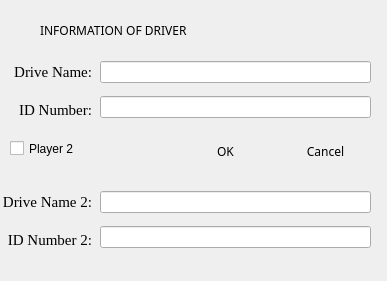
<?xml version="1.0" encoding="UTF-8"?>
<ui version="4.0">
 <class>Initialize_Dialog</class>
 <widget class="QDialog" name="Initialize_Dialog">
  <property name="geometry">
   <rect>
    <x>0</x>
    <y>0</y>
    <width>387</width>
    <height>281</height>
   </rect>
  </property>
  <property name="windowTitle">
   <string>Dialog</string>
  </property>
  <widget class="QDialogButtonBox" name="buttonBox">
   <property name="geometry">
    <rect>
     <x>10</x>
     <y>440</y>
     <width>621</width>
     <height>32</height>
    </rect>
   </property>
   <property name="orientation">
    <enum>Qt::Horizontal</enum>
   </property>
   <property name="standardButtons">
    <set>QDialogButtonBox::Cancel|QDialogButtonBox::Ok</set>
   </property>
  </widget>
  <widget class="QLabel" name="title_LB">
   <property name="geometry">
    <rect>
     <x>40</x>
     <y>15</y>
     <width>311</width>
     <height>31</height>
    </rect>
   </property>
   <property name="font">
    <font>
     <family>Wide Latin</family>
     <pointsize>9</pointsize>
     <weight>50</weight>
     <bold>false</bold>
    </font>
   </property>
   <property name="text">
    <string>INFORMATION OF DRIVER</string>
   </property>
  </widget>
  <widget class="QWidget" name="layoutWidget_3">
   <property name="geometry">
    <rect>
     <x>0</x>
     <y>185</y>
     <width>92</width>
     <height>71</height>
    </rect>
   </property>
   <layout class="QVBoxLayout" name="verticalLayout_4">
    <item>
     <widget class="QLabel" name="Driver_nameLB_2">
      <property name="font">
       <font>
        <family>Times New Roman</family>
        <pointsize>11</pointsize>
       </font>
      </property>
      <property name="text">
       <string>Drive Name 2:</string>
      </property>
      <property name="alignment">
       <set>Qt::AlignRight|Qt::AlignTrailing|Qt::AlignVCenter</set>
      </property>
     </widget>
    </item>
    <item>
     <widget class="QLabel" name="ID_numLB_2">
      <property name="font">
       <font>
        <family>Times New Roman</family>
        <pointsize>11</pointsize>
       </font>
      </property>
      <property name="text">
       <string>ID Number 2:</string>
      </property>
      <property name="alignment">
       <set>Qt::AlignRight|Qt::AlignTrailing|Qt::AlignVCenter</set>
      </property>
     </widget>
    </item>
   </layout>
  </widget>
  <widget class="QWidget" name="layoutWidget">
   <property name="geometry">
    <rect>
     <x>100</x>
     <y>54</y>
     <width>271</width>
     <height>71</height>
    </rect>
   </property>
   <layout class="QVBoxLayout" name="verticalLayout_2">
    <item>
     <widget class="QLineEdit" name="DName_TB"/>
    </item>
    <item>
     <widget class="QLineEdit" name="ID_TB"/>
    </item>
   </layout>
  </widget>
  <widget class="QWidget" name="layoutWidget_2">
   <property name="geometry">
    <rect>
     <x>0</x>
     <y>55</y>
     <width>92</width>
     <height>71</height>
    </rect>
   </property>
   <layout class="QVBoxLayout" name="verticalLayout">
    <item>
     <widget class="QLabel" name="Driver_nameLB">
      <property name="font">
       <font>
        <family>Times New Roman</family>
        <pointsize>11</pointsize>
       </font>
      </property>
      <property name="text">
       <string>Drive Name:</string>
      </property>
      <property name="alignment">
       <set>Qt::AlignRight|Qt::AlignTrailing|Qt::AlignVCenter</set>
      </property>
     </widget>
    </item>
    <item>
     <widget class="QLabel" name="ID_numLB">
      <property name="font">
       <font>
        <family>Times New Roman</family>
        <pointsize>11</pointsize>
       </font>
      </property>
      <property name="text">
       <string>ID Number:</string>
      </property>
      <property name="alignment">
       <set>Qt::AlignRight|Qt::AlignTrailing|Qt::AlignVCenter</set>
      </property>
     </widget>
    </item>
   </layout>
  </widget>
  <widget class="QCheckBox" name="P2_checkBox">
   <property name="geometry">
    <rect>
     <x>10</x>
     <y>140</y>
     <width>70</width>
     <height>17</height>
    </rect>
   </property>
   <property name="text">
    <string>Player 2</string>
   </property>
  </widget>
  <widget class="QWidget" name="layoutWidget_4">
   <property name="geometry">
    <rect>
     <x>100</x>
     <y>184</y>
     <width>271</width>
     <height>71</height>
    </rect>
   </property>
   <layout class="QVBoxLayout" name="verticalLayout_3">
    <item>
     <widget class="QLineEdit" name="DName_TB_2"/>
    </item>
    <item>
     <widget class="QLineEdit" name="ID_TB_2"/>
    </item>
   </layout>
  </widget>
  <widget class="QPushButton" name="Cancel_Button">
   <property name="geometry">
    <rect>
     <x>280</x>
     <y>140</y>
     <width>91</width>
     <height>23</height>
    </rect>
   </property>
   <property name="font">
    <font>
     <family>Wide Latin</family>
    </font>
   </property>
   <property name="text">
    <string>Cancel</string>
   </property>
   <property name="flat">
    <bool>true</bool>
   </property>
  </widget>
  <widget class="QPushButton" name="OK_Button">
   <property name="enabled">
    <bool>true</bool>
   </property>
   <property name="geometry">
    <rect>
     <x>180</x>
     <y>140</y>
     <width>91</width>
     <height>23</height>
    </rect>
   </property>
   <property name="font">
    <font>
     <family>Wide Latin</family>
    </font>
   </property>
   <property name="text">
    <string>OK</string>
   </property>
   <property name="flat">
    <bool>true</bool>
   </property>
  </widget>
 </widget>
 <resources/>
 <connections>
  <connection>
   <sender>buttonBox</sender>
   <signal>accepted()</signal>
   <receiver>Initialize_Dialog</receiver>
   <slot>accept()</slot>
   <hints>
    <hint type="sourcelabel">
     <x>248</x>
     <y>254</y>
    </hint>
    <hint type="destinationlabel">
     <x>157</x>
     <y>274</y>
    </hint>
   </hints>
  </connection>
  <connection>
   <sender>buttonBox</sender>
   <signal>rejected()</signal>
   <receiver>Initialize_Dialog</receiver>
   <slot>reject()</slot>
   <hints>
    <hint type="sourcelabel">
     <x>316</x>
     <y>260</y>
    </hint>
    <hint type="destinationlabel">
     <x>286</x>
     <y>274</y>
    </hint>
   </hints>
  </connection>
 </connections>
</ui>
